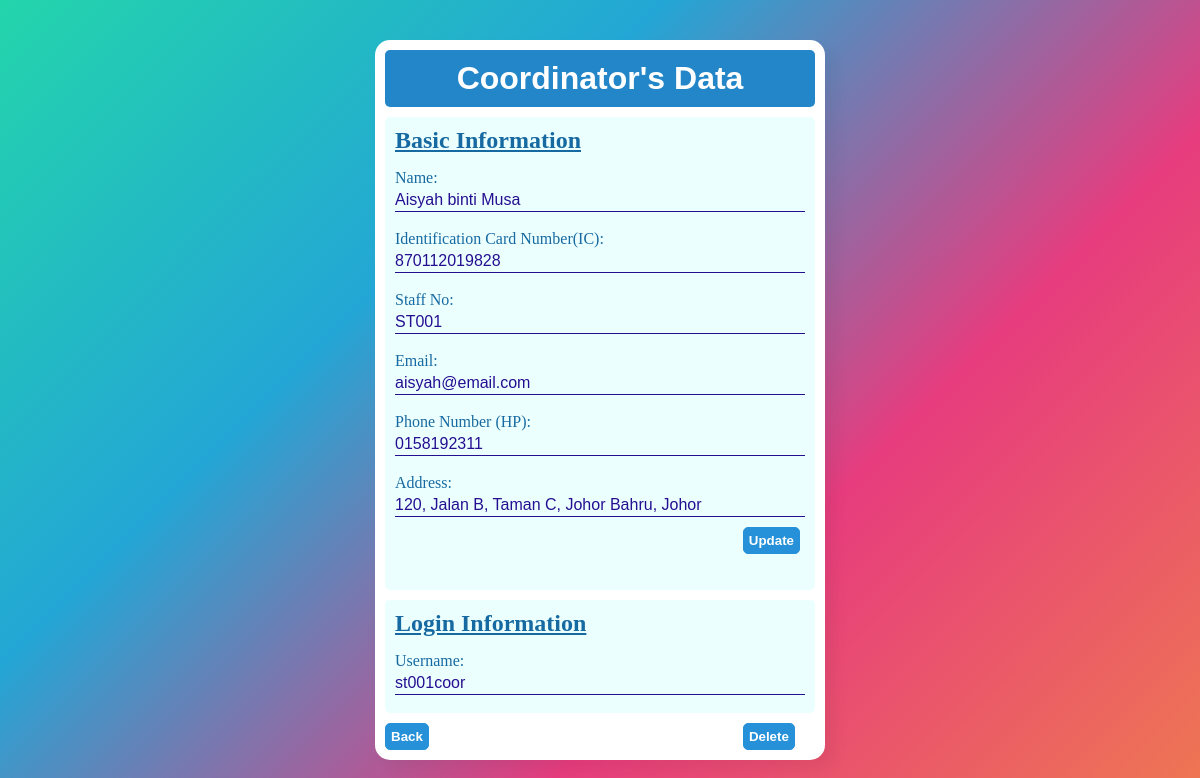
The app's page /view_coor.php?id=ST001 (signed in) with its own data.
### tables this page shows
CREATE TABLE `coordinator` (
  `coor_staff_no` varchar(10) NOT NULL,
  `coor_ic` varchar(20) NOT NULL,
  `coor_name` varchar(50) NOT NULL,
  `coor_address` varchar(100) NOT NULL,
  `coor_phone` varchar(20) NOT NULL,
  `coor_email` varchar(30) NOT NULL,
  `coor_username` varchar(20) NOT NULL
);

### view_coor.php (the view, shortened to what this page needs)
<?php
	$ID = $_GET['id'];
	require ("config.php");
	$sql="SELECT * FROM coordinator WHERE coor_staff_no='$ID'";
	$result = mysqli_query($conn, $sql);
	$rows=mysqli_fetch_assoc($result);
    if ($_SESSION["LEVEL"] == 1) {
?>
	<html>
	<head>
		<link rel="stylesheet" href="form_view.css">
	<head>
	<body>
    <div class ="form">
        <form class = "input_form" id = "form" method = "post" action="update_coor.php?id=<?php echo $ID;?>" name="coorform">
			<h1>Coordinator's Data</h1>
			<div class="basic_information">
				<h2>Basic Information</h2>
				<label for="coor_name">Name: </label>
				<input type="text" id="coor_name" name="coor_name" value="<?php echo $rows['coor_name'] ?>" maxlength="50" readonly><br><br>
				<label for="coor_ic">Identification Card Number(IC): </label>
				<input type="text" id="coor_ic" name="coor_ic" value="<?php echo $rows['coor_ic'] ?>" maxlength="20" readonly><br><br>
				<label for="coor_staff_no">Staff No: </label>
				<input type="text" id="coor_staff_no" name="coor_staff_no" value="<?php echo $rows['coor_staff_no'] ?>" maxlength="10" readonly><br><br>
				<label for="coor_email">Email: </label>
				<input type="text" id="coor_email" name="coor_email" size="30" value="<?php echo $rows['coor_email'] ?>" maxlength="30" readonly><br><br>
				<label for="coor_phone">Phone Number (HP): </label>
				<input type="text" id="coor_phone" name="coor_phone" value="<?php echo $rows['coor_phone'] ?>" maxlength="20" readonly><br><br>
				<label for="coor_address">Address: </label>
				<input type="text" id="coor_address" name="coor_address" value="<?php echo $rows['coor_address'] ?>" maxlength="100" readonly><br>
				<div class="button_group" id ="button_group">
					<button id="dynamicButton" type="button" onclick="allowUpdateData()">Update</button>
				</div>
				<br/><br/>
			</div>
			<div class = "login_information">
				<h2>Login Information</h2>
				<label for="username">Username: </label>
				<input type="text" id="username" name="username" value="<?php echo $rows['coor_username'] ?>" readonly><br><br>
			</div>
			<div class = "button_group">
				<a href="view_coor_list.php"> <input type="button" value="Back"></a>
				<a class = "right_1" href="delete_coordinator.php?id=<?php echo $rows['coor_staff_no']?>"> <input type="button" value="Delete" onclick="return confirm('Are you sure you want to delete this coordinator?');"></a>
			</div>
        </form>
    </div>
</body>
</html>
  <?php
  }
  else {
    echo "<p>Wrong User Level! You are not authorized to view this page</p>";
	echo "<p><a href='main.php'>Back to main page</a></p>";
	echo "<p><a href='logout.php'>LOGOUT</a></p>";
  }
?>

### form_view.css (style rules this page uses)
* { margin: 0; padding: 0; box-sizing: border-box; font-family: Georgia (serif); }
body { margin: 0; padding: 0; background: linear-gradient(-45deg, #ee7752, #e73c7e, #23a6d5, #23d5ab); height: 100vh; overflow: hidden; }
div.form { display: flex; justify-content: center; }
div.login_information { margin-top: 10px; margin-bottom: 10px; padding: 10px; padding-bottom: 0px; border-radius: 5px; background-color: #a4fdfd36; }
div.basic_information { margin-top: 10px; margin-bottom: 10px; padding: 10px; padding-bottom: 0px; border-radius: 5px; background-color: #a4fdfd36; }
form.input_form, div.profile { position: absolute; top: 50%; left: 50%; transform: translate(-50%, -50%); background-color: white; border-radius: 15px; box-shadow: 10px 10px 15px rgba(0,0,0,0.05); padding: 10px; width: 450px; }
form.input_form > h1, div.profile > h1 { font-family:'Franklin Gothic Medium', 'Arial Narrow', Arial, sans-serif; margin: 0px; margin-bottom: 10px; text-align: center; padding: 10px; background-color: #2386c8; color: white; border-radius: 5px; pointer-events: none; }
div.login_information > h2, div.basic_information > h2 { color: #176aa1; text-decoration: underline; margin: 0px; margin-bottom: 15px; pointer-events: none; }
div.login_information label, div.basic_information label { color: #176aa1; }
div.basic_information div.button_group, div.login_information div.button_group { display: flex; justify-content: flex-end; margin-top: 10px; }
div.basic_information div.button_group button { margin-right: 5px; }
form.input_form input[type="text"], form.input_form div.login_information input[type="password"] { margin-top: 1px; border: 0px; background-color: rgba(0, 255, 255, 0); border-bottom: 1px solid #2691d9; height: 3vh; width: 100%; font-size: 1em; color: #2691d9; }
form.input_form input[type="text"][readonly], form.input_form div.login_information input[type="password"][readonly], form.input_form input[type="date"][readonly], form.input_form input[type="number"][readonly] { pointer-events: none; color: #250f91; border-bottom: 1px solid #250f91; }
div.button_group .right_1 { margin-left: 310px; }
button, input[type="button"], input[type="submit"] { padding: 5px; font-weight:bold; color: white; background-color: #2691d9; border: 1px solid #2691d9; border-radius: 5px; }

### records on screen
coordinator: coor_name "Aisyah binti Musa", coor_ic "870112019828", coor_staff_no "ST001", coor_email "aisyah@email.com", coor_phone "0158192311", coor_address "120, Jalan B, Taman C, Johor Bahru, Johor", username "st001coor"
